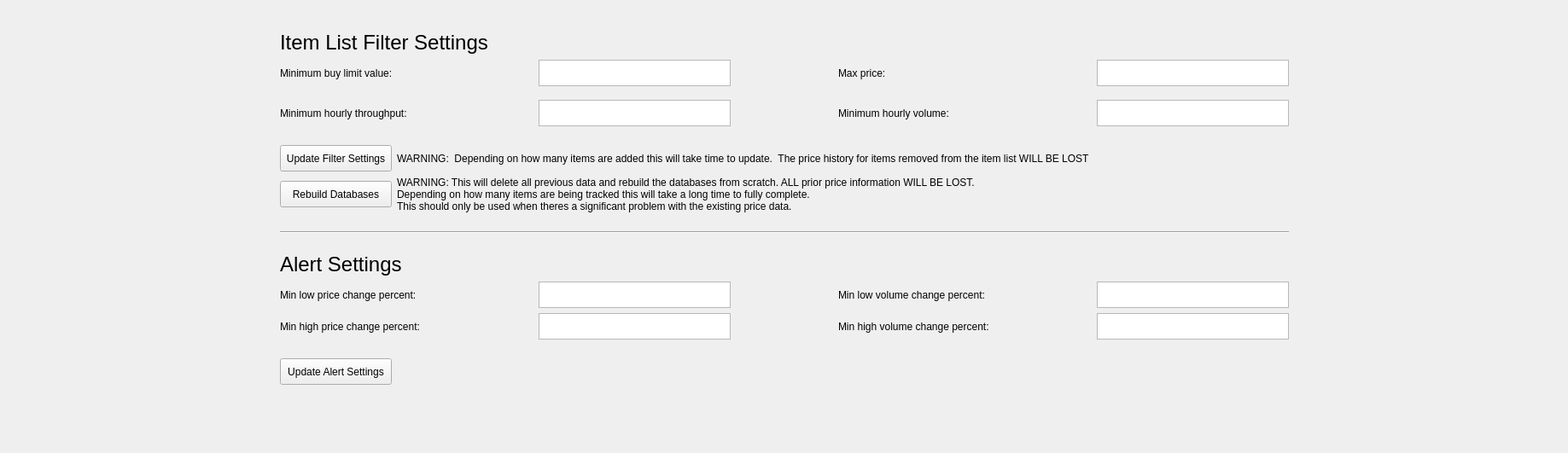
           <widget class="QWidget" name="controlPanel">
            <layout class="QHBoxLayout" name="horizontalLayout_9">
             <item>
              <spacer name="horizontalSpacer_14">
               <property name="orientation">
                <enum>Qt::Orientation::Horizontal</enum>
               </property>
               <property name="sizeHint" stdset="0">
                <size>
                 <width>308</width>
                 <height>20</height>
                </size>
               </property>
              </spacer>
             </item>
             <item>
              <layout class="QVBoxLayout" name="controlPanelVerticalSpacer">
               <item>
                <widget class="QWidget" name="ControlPanelCenterArea" native="true">
                 <property name="sizePolicy">
                  <sizepolicy hsizetype="Fixed" vsizetype="Preferred">
                   <horstretch>0</horstretch>
                   <verstretch>0</verstretch>
                  </sizepolicy>
                 </property>
                 <property name="maximumSize">
                  <size>
                   <width>1600</width>
                   <height>16777215</height>
                  </size>
                 </property>
                 <layout class="QVBoxLayout" name="verticalLayout_12">
                  <item>
                   <spacer name="verticalSpacer_8">
                    <property name="orientation">
                     <enum>Qt::Orientation::Vertical</enum>
                    </property>
                    <property name="sizeType">
                     <enum>QSizePolicy::Policy::Fixed</enum>
                    </property>
                    <property name="sizeHint" stdset="0">
                     <size>
                      <width>20</width>
                      <height>16</height>
                     </size>
                    </property>
                   </spacer>
                  </item>
                  <item>
                   <widget class="QLabel" name="filterSettingLabel">
                    <property name="text">
                     <string>&lt;html&gt;&lt;head/&gt;&lt;body&gt;&lt;p&gt;&lt;span style=&quot; font-size:18pt;&quot;&gt;Item List Filter Settings&lt;/span&gt;&lt;/p&gt;&lt;/body&gt;&lt;/html&gt;</string>
                    </property>
                   </widget>
                  </item>
                  <item>
                   <layout class="QGridLayout" name="gridLayout">
                    <property name="verticalSpacing">
                     <number>16</number>
                    </property>
                    <item row="0" column="0">
                     <widget class="QLabel" name="label_2">
                      <property name="text">
                       <string>Minimum buy limit value:</string>
                      </property>
                     </widget>
                    </item>
                    <item row="0" column="1">
                     <widget class="QTextBrowser" name="minBuyValueBox">
                      <property name="sizePolicy">
                       <sizepolicy hsizetype="Maximum" vsizetype="Fixed">
                        <horstretch>0</horstretch>
                        <verstretch>0</verstretch>
                       </sizepolicy>
                      </property>
                      <property name="minimumSize">
                       <size>
                        <width>0</width>
                        <height>31</height>
                       </size>
                      </property>
                      <property name="maximumSize">
                       <size>
                        <width>225</width>
                        <height>31</height>
                       </size>
                      </property>
                     </widget>
                    </item>
                    <item row="0" column="2">
                     <spacer name="horizontalSpacer_10">
                      <property name="orientation">
                       <enum>Qt::Orientation::Horizontal</enum>
                      </property>
                      <property name="sizeType">
                       <enum>QSizePolicy::Policy::Fixed</enum>
                      </property>
                      <property name="sizeHint" stdset="0">
                       <size>
                        <width>120</width>
                        <height>20</height>
                       </size>
                      </property>
                     </spacer>
                    </item>
                    <item row="0" column="3">
                     <widget class="QLabel" name="label_7">
                      <property name="text">
                       <string>Max price: </string>
                      </property>
                     </widget>
                    </item>
                    <item row="0" column="4">
                     <widget class="QTextBrowser" name="maxPriceBox">
                      <property name="sizePolicy">
                       <sizepolicy hsizetype="Maximum" vsizetype="Fixed">
                        <horstretch>0</horstretch>
                        <verstretch>0</verstretch>
                       </sizepolicy>
                      </property>
                      <property name="minimumSize">
                       <size>
                        <width>0</width>
                        <height>31</height>
                       </size>
                      </property>
                      <property name="maximumSize">
                       <size>
                        <width>225</width>
                        <height>31</height>
                       </size>
                      </property>
                     </widget>
                    </item>
                    <item row="1" column="0">
                     <widget class="QLabel" name="label_4">
                      <property name="text">
                       <string>Minimum hourly throughput: </string>
                      </property>
                     </widget>
                    </item>
                    <item row="1" column="1">
                     <widget class="QTextBrowser" name="minThroughputBox">
                      <property name="sizePolicy">
                       <sizepolicy hsizetype="Maximum" vsizetype="Fixed">
                        <horstretch>0</horstretch>
                        <verstretch>0</verstretch>
                       </sizepolicy>
                      </property>
                      <property name="minimumSize">
                       <size>
                        <width>0</width>
                        <height>31</height>
                       </size>
                      </property>
                      <property name="maximumSize">
                       <size>
                        <width>225</width>
                        <height>31</height>
                       </size>
                      </property>
                     </widget>
                    </item>
                    <item row="1" column="2">
                     <spacer name="horizontalSpacer_11">
                      <property name="orientation">
                       <enum>Qt::Orientation::Horizontal</enum>
                      </property>
                      <property name="sizeType">
                       <enum>QSizePolicy::Policy::Fixed</enum>
                      </property>
                      <property name="sizeHint" stdset="0">
                       <size>
                        <width>120</width>
                        <height>20</height>
                       </size>
                      </property>
                     </spacer>
                    </item>
                    <item row="1" column="3">
                     <widget class="QLabel" name="label_6">
                      <property name="text">
                       <string>Minimum hourly volume: </string>
                      </property>
                     </widget>
                    </item>
                    <item row="1" column="4">
                     <widget class="QTextBrowser" name="minHourlyVolBox">
                      <property name="sizePolicy">
                       <sizepolicy hsizetype="Maximum" vsizetype="Fixed">
                        <horstretch>0</horstretch>
                        <verstretch>0</verstretch>
                       </sizepolicy>
                      </property>
                      <property name="minimumSize">
                       <size>
                        <width>0</width>
                        <height>31</height>
                       </size>
                      </property>
                      <property name="maximumSize">
                       <size>
                        <width>225</width>
                        <height>31</height>
                       </size>
                      </property>
                     </widget>
                    </item>
                   </layout>
                  </item>
                  <item>
                   <spacer name="verticalSpacer_11">
                    <property name="orientation">
                     <enum>Qt::Orientation::Vertical</enum>
                    </property>
                    <property name="sizeType">
                     <enum>QSizePolicy::Policy::Fixed</enum>
                    </property>
                    <property name="sizeHint" stdset="0">
                     <size>
                      <width>20</width>
                      <height>16</height>
                     </size>
                    </property>
                   </spacer>
                  </item>
                  <item>
                   <layout class="QHBoxLayout" name="horizontalLayout_7">
                    <item>
                     <widget class="QPushButton" name="listFilterConfigButton">
                      <property name="minimumSize">
                       <size>
                        <width>131</width>
                        <height>31</height>
                       </size>
                      </property>
                      <property name="maximumSize">
                       <size>
                        <width>131</width>
                        <height>31</height>
                       </size>
                      </property>
                      <property name="text">
                       <string>Update Filter Settings</string>
                      </property>
                     </widget>
                    </item>
                    <item>
                     <widget class="QLabel" name="updateFilterWarning">
                      <property name="text">
                       <string>WARNING:  Depending on how many items are added this will take time to update.  The price history for items removed from the item list WILL BE LOST</string>
                      </property>
                     </widget>
                    </item>
                   </layout>
                  </item>
                  <item>
                   <layout class="QHBoxLayout" name="horizontalLayout_8">
                    <item>
                     <widget class="QPushButton" name="rebuildButton">
                      <property name="minimumSize">
                       <size>
                        <width>131</width>
                        <height>31</height>
                       </size>
                      </property>
                      <property name="maximumSize">
                       <size>
                        <width>131</width>
                        <height>31</height>
                       </size>
                      </property>
                      <property name="text">
                       <string>Rebuild Databases</string>
                      </property>
                     </widget>
                    </item>
                    <item>
                     <widget class="QLabel" name="rebuildWarning">
                      <property name="text">
                       <string>&lt;html&gt;&lt;head/&gt;&lt;body&gt;&lt;p&gt;WARNING: This will delete all previous data and rebuild the databases from scratch. ALL prior price information WILL BE LOST. &lt;br/&gt;Depending on how many items are being tracked this will take a long time to fully complete.  &lt;br/&gt;This should only be used when theres a significant problem with the existing price data.&lt;/p&gt;&lt;/body&gt;&lt;/html&gt;</string>
                      </property>
                     </widget>
                    </item>
                   </layout>
                  </item>
                  <item>
                   <spacer name="verticalSpacer_9">
                    <property name="orientation">
                     <enum>Qt::Orientation::Vertical</enum>
                    </property>
                    <property name="sizeType">
                     <enum>QSizePolicy::Policy::Fixed</enum>
                    </property>
                    <property name="sizeHint" stdset="0">
                     <size>
                      <width>20</width>
                      <height>16</height>
                     </size>
                    </property>
                   </spacer>
                  </item>
                  <item>
                   <widget class="Line" name="line_2">
                    <property name="orientation">
                     <enum>Qt::Orientation::Horizontal</enum>
                    </property>
                   </widget>
                  </item>
                  <item>
                   <spacer name="verticalSpacer_10">
                    <property name="orientation">
                     <enum>Qt::Orientation::Vertical</enum>
                    </property>
                    <property name="sizeType">
                     <enum>QSizePolicy::Policy::Fixed</enum>
                    </property>
                    <property name="sizeHint" stdset="0">
                     <size>
                      <width>20</width>
                      <height>16</height>
                     </size>
                    </property>
                   </spacer>
                  </item>
                  <item>
                   <widget class="QLabel" name="alertSettingLabel">
                    <property name="text">
                     <string>&lt;html&gt;&lt;head/&gt;&lt;body&gt;&lt;p&gt;&lt;span style=&quot; font-size:18pt;&quot;&gt;Alert Settings&lt;/span&gt;&lt;/p&gt;&lt;/body&gt;&lt;/html&gt;</string>
                    </property>
                   </widget>
                  </item>
                  <item>
                   <layout class="QGridLayout" name="gridLayout_2">
                    <item row="0" column="0">
                     <layout class="QHBoxLayout" name="horizontalLayout_10">
                      <item>
                       <widget class="QLabel" name="alertFilterHighPrice">
                        <property name="text">
                         <string>Min low price change percent: </string>
                        </property>
                       </widget>
                      </item>
                      <item>
                       <widget class="QTextBrowser" name="alertFilterLowPriceBox">
                        <property name="sizePolicy">
                         <sizepolicy hsizetype="Maximum" vsizetype="Fixed">
                          <horstretch>0</horstretch>
                          <verstretch>0</verstretch>
                         </sizepolicy>
                        </property>
                        <property name="minimumSize">
                         <size>
                          <width>0</width>
                          <height>31</height>
                         </size>
                        </property>
                        <property name="maximumSize">
                         <size>
                          <width>225</width>
                          <height>31</height>
                         </size>
                        </property>
                       </widget>
                      </item>
                     </layout>
                    </item>
                    <item row="0" column="1">
                     <spacer name="horizontalSpacer_12">
                      <property name="orientation">
                       <enum>Qt::Orientation::Horizontal</enum>
                      </property>
                      <property name="sizeType">
                       <enum>QSizePolicy::Policy::Fixed</enum>
                      </property>
                      <property name="sizeHint" stdset="0">
                       <size>
                        <width>120</width>
                        <height>20</height>
                       </size>
                      </property>
                     </spacer>
                    </item>
                    <item row="0" column="2">
                     <layout class="QHBoxLayout" name="horizontalLayout_12">
                      <item>
                       <widget class="QLabel" name="alertFilterLowVol">
                        <property name="text">
                         <string>Min low volume change percent: </string>
                        </property>
                       </widget>
                      </item>
                      <item>
                       <widget class="QTextBrowser" name="alertFilterLowVolBox">
                        <property name="sizePolicy">
                         <sizepolicy hsizetype="Maximum" vsizetype="Fixed">
                          <horstretch>0</horstretch>
                          <verstretch>0</verstretch>
                         </sizepolicy>
                        </property>
                        <property name="minimumSize">
                         <size>
                          <width>0</width>
                          <height>31</height>
                         </size>
                        </property>
                        <property name="maximumSize">
                         <size>
                          <width>225</width>
                          <height>31</height>
                         </size>
                        </property>
                       </widget>
                      </item>
                     </layout>
                    </item>
                    <item row="1" column="0">
                     <layout class="QHBoxLayout" name="horizontalLayout_11">
                      <item>
                       <widget class="QLabel" name="alertFilterLowPrice">
                        <property name="text">
                         <string>Min high price change percent: </string>
                        </property>
                       </widget>
                      </item>
                      <item>
                       <widget class="QTextBrowser" name="alertFilterHighPriceBox">
                        <property name="sizePolicy">
                         <sizepolicy hsizetype="Maximum" vsizetype="Fixed">
                          <horstretch>0</horstretch>
                          <verstretch>0</verstretch>
                         </sizepolicy>
                        </property>
                        <property name="minimumSize">
                         <size>
                          <width>0</width>
                          <height>31</height>
                         </size>
                        </property>
                        <property name="maximumSize">
                         <size>
                          <width>225</width>
                          <height>31</height>
                         </size>
                        </property>
                       </widget>
                      </item>
                     </layout>
                    </item>
                    <item row="1" column="1">
                     <spacer name="horizontalSpacer_13">
                      <property name="orientation">
                       <enum>Qt::Orientation::Horizontal</enum>
                      </property>
                      <property name="sizeType">
                       <enum>QSizePolicy::Policy::Fixed</enum>
                      </property>
                      <property name="sizeHint" stdset="0">
                       <size>
                        <width>120</width>
                        <height>20</height>
                       </size>
                      </property>
                     </spacer>
                    </item>
                    <item row="1" column="2">
                     <layout class="QHBoxLayout" name="horizontalLayout_13">
                      <item>
                       <widget class="QLabel" name="alertFilterHighVol">
                        <property name="text">
                         <string>Min high volume change percent: </string>
                        </property>
                       </widget>
                      </item>
                      <item>
                       <widget class="QTextBrowser" name="alertFilterHighVoltBox">
                        <property name="sizePolicy">
                         <sizepolicy hsizetype="Maximum" vsizetype="Fixed">
                          <horstretch>0</horstretch>
                          <verstretch>0</verstretch>
                         </sizepolicy>
                        </property>
                        <property name="minimumSize">
                         <size>
                          <width>0</width>
                          <height>31</height>
                         </size>
                        </property>
                        <property name="maximumSize">
                         <size>
                          <width>225</width>
                          <height>31</height>
                         </size>
                        </property>
                       </widget>
                      </item>
                     </layout>
                    </item>
                   </layout>
                  </item>
                  <item>
                   <spacer name="verticalSpacer_12">
                    <property name="orientation">
                     <enum>Qt::Orientation::Vertical</enum>
                    </property>
                    <property name="sizeType">
                     <enum>QSizePolicy::Policy::Fixed</enum>
                    </property>
                    <property name="sizeHint" stdset="0">
                     <size>
                      <width>20</width>
                      <height>16</height>
                     </size>
                    </property>
                   </spacer>
                  </item>
                  <item>
                   <widget class="QPushButton" name="alertFilterUpdateButton">
                    <property name="sizePolicy">
                     <sizepolicy hsizetype="Minimum" vsizetype="Fixed">
                      <horstretch>0</horstretch>
                      <verstretch>0</verstretch>
                     </sizepolicy>
                    </property>
                    <property name="minimumSize">
                     <size>
                      <width>131</width>
                      <height>31</height>
                     </size>
                    </property>
                    <property name="maximumSize">
                     <size>
                      <width>131</width>
                      <height>31</height>
                     </size>
                    </property>
                    <property name="text">
                     <string>Update Alert Settings</string>
                    </property>
                   </widget>
                  </item>
                 </layout>
                </widget>
               </item>
               <item>
                <spacer name="horizontalSpacer_16">
                 <property name="orientation">
                  <enum>Qt::Orientation::Horizontal</enum>
                 </property>
                 <property name="sizeType">
                  <enum>QSizePolicy::Policy::Preferred</enum>
                 </property>
                 <property name="sizeHint" stdset="0">
                  <size>
                   <width>1200</width>
                   <height>20</height>
                  </size>
                 </property>
                </spacer>
               </item>
               <item>
                <spacer name="verticalSpacer_14">
                 <property name="orientation">
                  <enum>Qt::Orientation::Vertical</enum>
                 </property>
                 <property name="sizeHint" stdset="0">
                  <size>
                   <width>20</width>
                   <height>40</height>
                  </size>
                 </property>
                </spacer>
               </item>
              </layout>
             </item>
             <item>
              <spacer name="horizontalSpacer_15">
               <property name="orientation">
                <enum>Qt::Orientation::Horizontal</enum>
               </property>
               <property name="sizeHint" stdset="0">
                <size>
                 <width>307</width>
                 <height>20</height>
                </size>
               </property>
              </spacer>
             </item>
            </layout>
           </widget>
